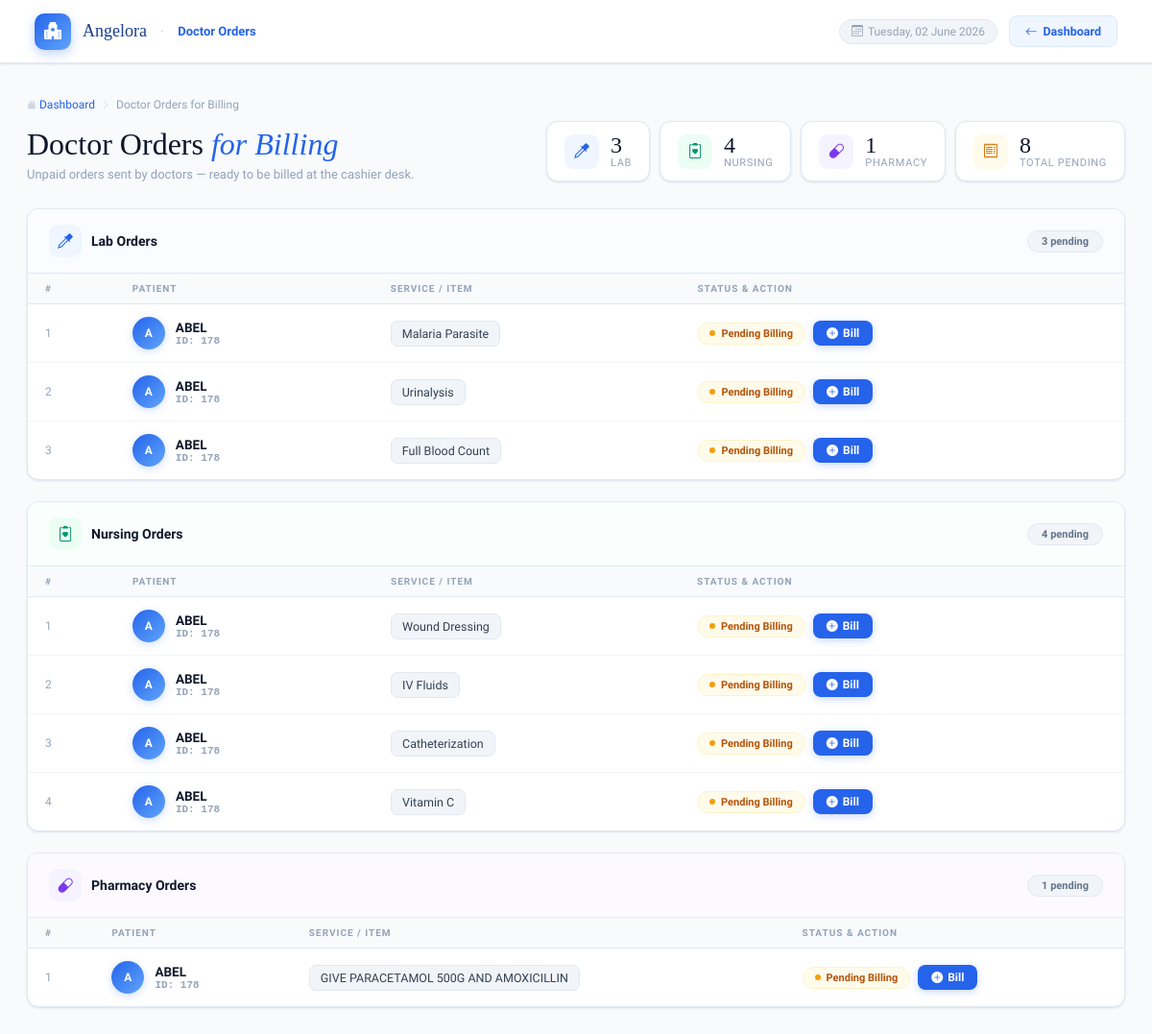
Page /receptionist/pending_cashier_orders.php (signed in) on the committed database.
### tables this page shows
CREATE TABLE `lab_orders` (
  `id` int NOT NULL,
  `patient_id` int NOT NULL,
  `test_name` varchar(255) DEFAULT NULL,
  `status` enum('pending','sent_to_lab','sent_to_cashier','paid','seen') DEFAULT 'pending',
  `ordered_at` timestamp NULL DEFAULT CURRENT_TIMESTAMP,
  `requested_by` varchar(255) DEFAULT NULL,
  `completed_by` int DEFAULT NULL,
  `completed_at` datetime DEFAULT NULL,
  `is_sent_to_cashier` tinyint(1) DEFAULT '0',
  `is_seen_by_doctor` tinyint(1) DEFAULT '0',
  `is_paid` tinyint(1) DEFAULT '0',
  `lab_notes` text
);

CREATE TABLE `patients` (
  `patient_id` bigint UNSIGNED NOT NULL,
  `full_name` varchar(100) DEFAULT NULL,
  `dob` date DEFAULT NULL,
  `gender` enum('Male','Female','Other') DEFAULT NULL,
  `age` int DEFAULT NULL,
  `address` text,
  `phone` varchar(20) DEFAULT NULL,
  `email` varchar(100) DEFAULT NULL,
  `registered_by` int DEFAULT NULL,
  `created_at` timestamp NULL DEFAULT CURRENT_TIMESTAMP,
  `patient_pin` varchar(10) DEFAULT NULL,
  `photo` varchar(255) DEFAULT NULL,
  `user_id` int DEFAULT NULL,
  `patient_type` enum('Regular','HMO') NOT NULL DEFAULT 'Regular',
  `patient_status` enum('Outpatient','Inpatient') NOT NULL DEFAULT 'Outpatient',
  `hmo_name` varchar(255) DEFAULT NULL,
  `has_dispensation` tinyint(1) DEFAULT '0',
  `ssn` varchar(30) DEFAULT NULL,
  `language` varchar(50) DEFAULT NULL,
  `marital_status` varchar(20) DEFAULT NULL,
  `registration_date` timestamp NULL DEFAULT CURRENT_TIMESTAMP
);

CREATE TABLE `nursing_orders` (
  `id` int NOT NULL,
  `patient_id` int NOT NULL,
  `procedure_name` varchar(255) DEFAULT NULL,
  `ordered_at` timestamp NULL DEFAULT CURRENT_TIMESTAMP,
  `requested_by` varchar(255) DEFAULT NULL,
  `is_sent_to_cashier` tinyint(1) DEFAULT '0',
  `is_seen_by_doctor` tinyint(1) DEFAULT '0',
  `is_paid` tinyint(1) DEFAULT '0',
  `status` varchar(20) DEFAULT 'pending',
  `notes` text
);

CREATE TABLE `pharmacy_orders` (
  `id` int NOT NULL,
  `patient_id` int NOT NULL,
  `medicine_name` mediumtext,
  `dosage` varchar(255) DEFAULT NULL,
  `status` enum('pending','sent_to_pharmacy','sent_to_cashier','paid','seen') DEFAULT 'pending',
  `ordered_at` timestamp NULL DEFAULT CURRENT_TIMESTAMP,
  `requested_by` varchar(255) DEFAULT NULL,
  `is_sent_to_cashier` tinyint(1) DEFAULT '0',
  `is_paid` tinyint(1) DEFAULT '0',
  `is_seen_by_doctor` tinyint(1) DEFAULT '0',
  `notes` text
);

### receptionist/pending_cashier_orders.php (the view, shortened to what this page needs)
<?php
require '../db.php';
$recordsPerPage = 10;
$currentPage    = max(1, (int)($_GET['page'] ?? 1));
$tables = [
    'lab_orders'      => ['field' => 'test_name',      'label' => 'Lab',      'icon' => 'bi-eyedropper',      'color' => 'blue'],
    'nursing_orders'  => ['field' => 'procedure_name', 'label' => 'Nursing',  'icon' => 'bi-clipboard2-heart', 'color' => 'green'],
    'pharmacy_orders' => ['field' => 'medicine_name',  'label' => 'Pharmacy', 'icon' => 'bi-capsule',          'color' => 'violet'],
];
$sections   = [];
$grandTotal = 0;
foreach ($tables as $table => $meta) {
    $countStmt = $pdo->prepare("SELECT COUNT(*) FROM $table o JOIN patients p ON o.patient_id = p.patient_id WHERE o.is_sent_to_cashier = 1 AND o.is_paid = 0");
    $countStmt->execute();
    $total      = (int)$countStmt->fetchColumn();
    $totalPages = (int)ceil($total / $recordsPerPage);
    $offset     = ($currentPage - 1) * $recordsPerPage;
    $stmt = $pdo->prepare("SELECT o.*, p.patient_id, p.full_name FROM $table o JOIN patients p ON o.patient_id = p.patient_id WHERE o.is_sent_to_cashier = 1 AND o.is_paid = 0 LIMIT :limit OFFSET :offset");
    $stmt->bindValue(':limit',  $recordsPerPage, PDO::PARAM_INT);
    $stmt->bindValue(':offset', $offset,         PDO::PARAM_INT);
    $stmt->execute();
    $sections[$table] = array_merge($meta, [
        'orders'     => $stmt->fetchAll(PDO::FETCH_ASSOC),
        'total'      => $total,
        'totalPages' => $totalPages,
    ]);
    $grandTotal += $total;
}
?>
<!DOCTYPE html>
<html lang="en">
<head>
  <link href="https://cdn.jsdelivr.net/npm/bootstrap-icons@1.11.3/font/bootstrap-icons.css" rel="stylesheet">
</head>
<body>
<header class="topbar">
  <div class="topbar-brand">
    <div class="brand-icon"><i class="bi bi-hospital-fill"></i></div>
    <span class="brand-name">Angelora</span>
    <span class="brand-sep">·</span>
    <span class="brand-page">Doctor Orders</span>
  </div>
  <div class="topbar-right">
    <span class="topbar-date"><i class="bi bi-calendar3" style="margin-right:5px"></i><?= date('l, d F Y') ?></span>
    <a href="dashboard.php" class="back-btn"><i class="bi bi-arrow-left"></i> Dashboard</a>
  </div>
</header>
<div class="page">
  <div class="page-header">
    <div class="breadcrumb">
      <a href="dashboard.php"><i class="bi bi-house-fill"></i> Dashboard</a>
      <i class="bi bi-chevron-right"></i>
      <span>Doctor Orders for Billing</span>
    </div>
    <div class="header-row">
      <div>
        <h1 class="page-title">Doctor Orders <em>for Billing</em></h1>
        <p class="page-sub">Unpaid orders sent by doctors — ready to be billed at the cashier desk.</p>
      </div>
      <div class="summary-chips">
        <?php foreach ($sections as $table => $s): ?>
        <div class="chip">
          <div class="chip-icon <?= $s['color'] ?>"><i class="bi <?= $s['icon'] ?>"></i></div>
          <div>
            <div class="chip-num"><?= $s['total'] ?></div>
            <div class="chip-label"><?= $s['label'] ?></div>
          </div>
        </div>
        <?php endforeach; ?>
        <div class="chip">
          <div class="chip-icon amber"><i class="bi bi-receipt"></i></div>
          <div>
            <div class="chip-num"><?= $grandTotal ?></div>
            <div class="chip-label">Total Pending</div>
          </div>
        </div>
      </div>
    </div>
  </div>
  <?php foreach ($sections as $table => $s):
    $orders     = $s['orders'];
    $total      = $s['total'];
    $field      = $s['field'];
    $offset     = ($currentPage - 1) * $recordsPerPage;
  ?>
  <div class="section-panel panel-<?= $s['color'] ?>">
    <div class="panel-header">
      <div class="panel-title-wrap">
        <div class="panel-icon"><i class="bi <?= $s['icon'] ?>"></i></div>
        <span class="panel-name"><?= $s['label'] ?> Orders</span>
      </div>
      <span class="record-badge"><?= $total ?> pending</span>
    </div>
    <?php if ($orders): ?>
      <div class="table-scroll">
        <table>
          <thead>
            <tr>
              <th>#</th>
              <th>Patient</th>
              <th>Service / Item</th>
              <th>Status &amp; Action</th>
            </tr>
          </thead>
          <tbody>
            <?php foreach ($orders as $i => $order):
              $name     = $order['full_name'];
              $initials = strtoupper(implode('', array_map(fn($w) => $w[0], array_filter(explode(' ', $name)))));
              $initials = substr($initials, 0, 2);
            ?>
            <tr>
              <td class="muted"><?= $offset + $i + 1 ?></td>
              <td>
                <div class="patient-cell">
                  <div class="patient-init"><?= $initials ?></div>
                  <div>
                    <div class="patient-name"><?= htmlspecialchars($name) ?></div>
                    <div class="patient-id">ID: <?= htmlspecialchars($order['patient_id']) ?></div>
                  </div>
                </div>
              </td>
              <td><span class="service-tag"><?= htmlspecialchars($order[$field]) ?></span></td>
              <td>
                <div class="action-cell">
                  <span class="pill-pending">Pending Billing</span>
                  <a href="../cashier/bill_patient2.php?patient_id=<?= htmlspecialchars($order['patient_id']) ?>"
                     class="btn-bill">
                    <i class="bi bi-plus-circle-fill"></i> Bill
                  </a>
                </div>
              </td>
            </tr>
            <?php endforeach; ?>
          </tbody>
        </table>
      </div>
    <?php endif; ?>
  </div>
  <?php endforeach; ?>
</div>
</body>
</html>

### rows in the picture
lab_orders: i "1", patient.full_name "A", patient.full_name "ABEL", patient.patient_id "178", test_name "Malaria Parasite"
lab_orders: i "2", patient.full_name "A", patient.full_name "ABEL", patient.patient_id "178", test_name "Urinalysis"
lab_orders: i "3", patient.full_name "A", patient.full_name "ABEL", patient.patient_id "178", test_name "Full Blood Count"
nursing_orders: i "1", patient.full_name "A", patient.full_name "ABEL", patient.patient_id "178", procedure_name "Wound Dressing"
nursing_orders: i "2", patient.full_name "A", patient.full_name "ABEL", patient.patient_id "178", procedure_name "IV Fluids"
nursing_orders: i "3", patient.full_name "A", patient.full_name "ABEL", patient.patient_id "178", procedure_name "Catheterization"
nursing_orders: i "4", patient.full_name "A", patient.full_name "ABEL", patient.patient_id "178", procedure_name "Vitamin C"
pharmacy_orders: i "1", patient.full_name "A", patient.full_name "ABEL", patient.patient_id "178", medicine_name "GIVE PARACETAMOL 500G AND AMOXICILLIN"

### other values in the picture
$s['total'] "3"
$s['label'] "LAB"
$s['total'] "4"
$s['label'] "NURSING"
$s['total'] "1"
$s['label'] "PHARMACY"
$grandTotal "8"
$s['label'] "Lab"
$total "3"
$s['label'] "Nursing"
$total "4"
$s['label'] "Pharmacy"
$total "1"
